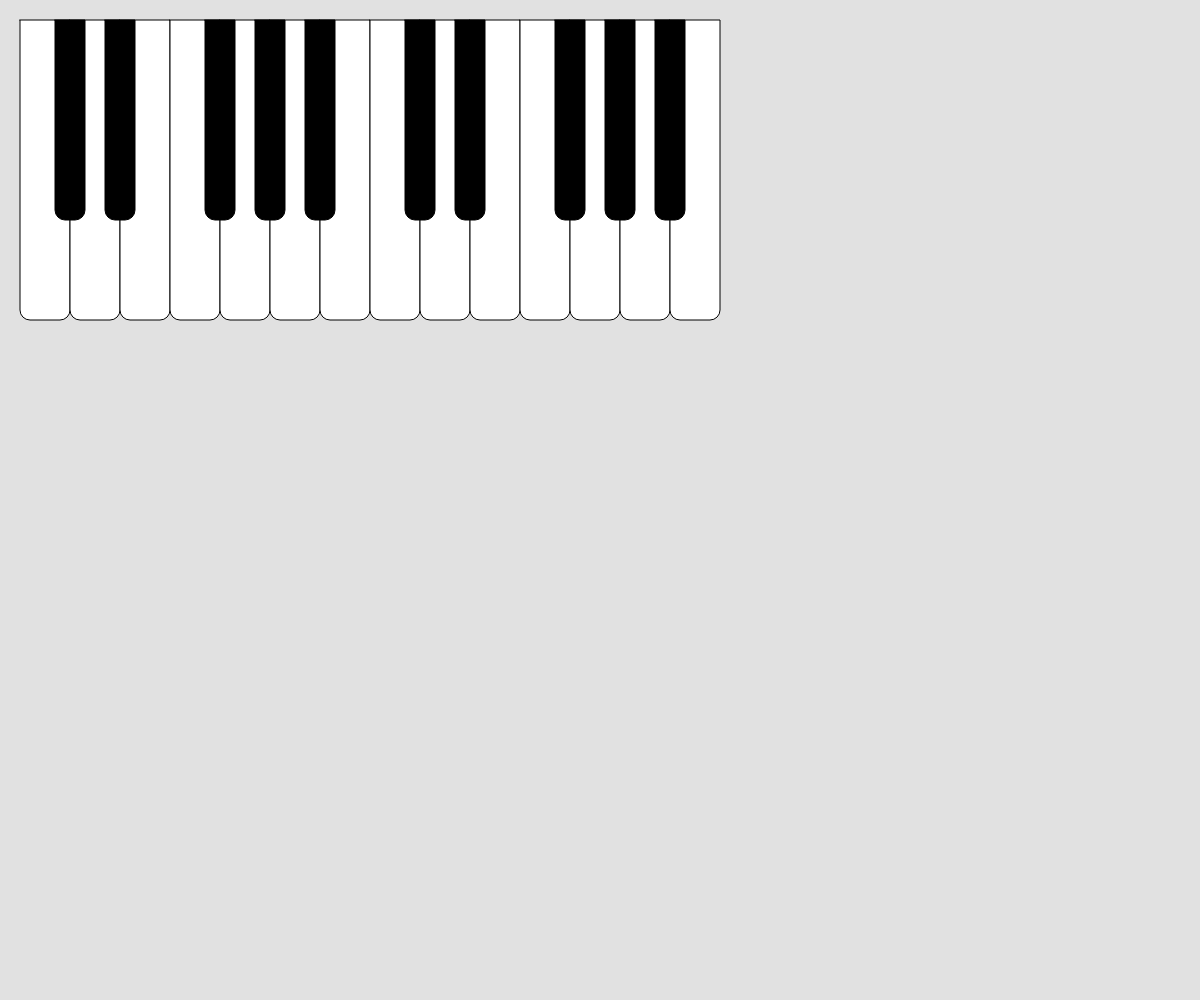
Frame 1 (no input)
Frame 2 (the mouse pressed at the canvas centre, redrawn once): identical to frame 1, image omitted

The p5.js sketch that drew this single still picture (run headless with seeded random() and noise() and a simulated clock; the mouse was pressed at the canvas centre and the sketch redrawn once):

// p5.js sketch
// ── sketch.js
var x, y, z;

function setup() {
  createCanvas(innerWidth, innerHeight);
}

function draw() {
  background(225);
  
  noLoop();
  for(let x=0; x<14; x++){
    stroke('black');
    fill('white');
    rect(20+x*50,20,50,300,0,0,10,10);
  }
    for(let y=0; y<2; y++){
      fill('black');
      rect(55+y*50,20,30,200,0,0,10,10);
      rect(405+y*50,20,30,200,0,0,10,10);
    }
  for(let z=0; z<3; z++){
    fill('black');
    rect(205+z*50,20,30,200,0,0,10,10);
    rect(555+z*50,20,30,200,0,0,10,10);
  }
}
      
